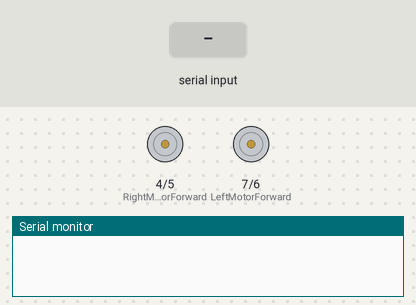
Bench run of a sketch on a simulated Arduino Uno, built with avr-gcc and run on an emulated ATmega328P. On the bench: motor-driver pin pairs drawn as motors (green arrow = first pin HIGH = forward, orange = second pin HIGH = backward, longer = more drive), the last lines printed to the serial monitor. Inputs (shaded band) come from the test bench.

Above: at 1.3 s.
1.4 s: "F" received over Serial
At 2.0 s:
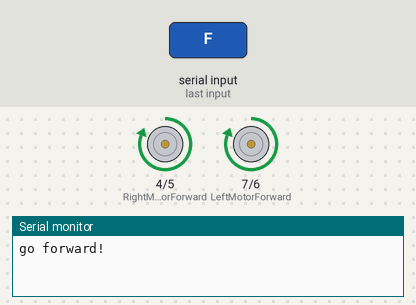
2.9 s: "B" received over Serial
At 4.1 s:
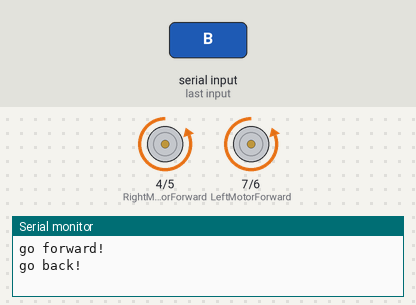
4.4 s: "R" received over Serial
At 5.4 s:
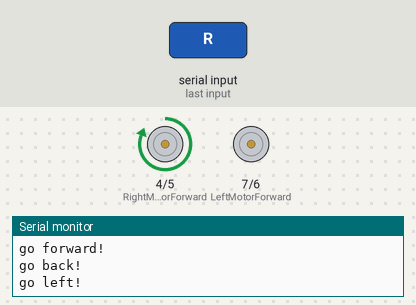
5.9 s: "L" received over Serial
At 6.6 s:
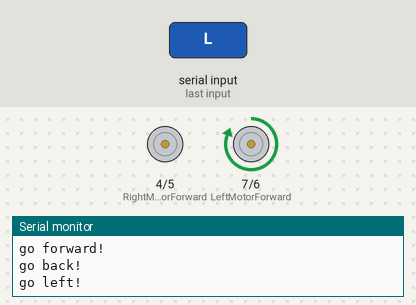
Timing chart, 0 to 8.4 s (numbered marks = the images above; inputs shaded):
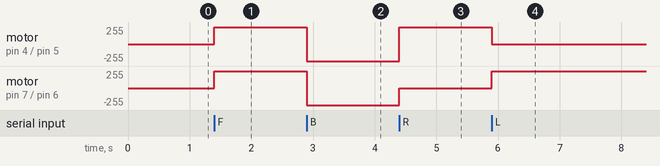

Measured:
- after the input at 1.4 s, motor on pin 4 (RightMotorForward) / pin 5 (RightMotorBackward), motor on pin 7 (LeftMotorForward) / pin 6 (LeftMotorBackward): stopped → forward 255/255 at once
- after the input at 2.9 s, motor on pin 4 (RightMotorForward) / pin 5 (RightMotorBackward), motor on pin 7 (LeftMotorForward) / pin 6 (LeftMotorBackward): forward 255/255 → backward 255/255 at once
- after the input at 4.4 s, motor on pin 4 (RightMotorForward) / pin 5 (RightMotorBackward): backward 255/255 → forward 255/255 at once; motor on pin 7 (LeftMotorForward) / pin 6 (LeftMotorBackward): backward 255/255 → stopped at once
- after the input at 5.9 s, motor on pin 4 (RightMotorForward) / pin 5 (RightMotorBackward): forward 255/255 → stopped at once; motor on pin 7 (LeftMotorForward) / pin 6 (LeftMotorBackward): stopped → forward 255/255 at once

The sketch:

bluetooth_obstacle_avoiding.ino
```cpp
//MakewithREX Bot controller android ap


char getstr;
const int LeftMotorForward = 7;
const int LeftMotorBackward = 6;
const int RightMotorForward = 4;
const int RightMotorBackward = 5;

void _mForward()
{

  digitalWrite(LeftMotorForward, HIGH);
    digitalWrite(RightMotorForward, HIGH);

    digitalWrite(LeftMotorBackward, LOW);
    digitalWrite(RightMotorBackward, LOW);
  Serial.println("go forward!");
}
void _mBack()
{

  digitalWrite(LeftMotorBackward, HIGH);
  digitalWrite(RightMotorBackward, HIGH);

  digitalWrite(LeftMotorForward, LOW);
  digitalWrite(RightMotorForward, LOW);
  Serial.println("go back!");
}
void _mleft()
{

  digitalWrite(LeftMotorBackward, LOW); // did change to move only ryt motor forward
  digitalWrite(RightMotorForward, HIGH);

  digitalWrite(LeftMotorForward, LOW);
  digitalWrite(RightMotorBackward, LOW);

  Serial.println("go left!");
}
void _mright()
{

  digitalWrite(LeftMotorForward, HIGH);
  digitalWrite(RightMotorBackward, LOW); // did change to move only left motor forward

  digitalWrite(LeftMotorBackward, LOW);
  digitalWrite(RightMotorForward, LOW);


}
void _mStop()
{
  digitalWrite(RightMotorForward, LOW);
  digitalWrite(LeftMotorForward, LOW);
  digitalWrite(RightMotorBackward, LOW);
  digitalWrite(LeftMotorBackward, LOW);
  Serial.println("Stop!");
}

void setup()
{

  Serial.begin(9600);
  pinMode(RightMotorForward, OUTPUT);
  pinMode(LeftMotorForward, OUTPUT);
  pinMode(LeftMotorBackward, OUTPUT);
  pinMode(RightMotorBackward, OUTPUT);

  delay(100);
}
void loop()
  {

    getstr=Serial.read();
 if(getstr=='F')
  {
    _mForward();
  }
  else if(getstr=='B')
  {
    _mBack();
    delay(200);
  }
  else if(getstr=='R')// according to my robot. otherwise L
  {
    _mleft();
    delay(200);
  }
  else if(getstr=='L') // according to my robot. otherwise R
  {
    _mright();
    delay(200);
  }
  else if(getstr=='X')
  {
     _mStop();
  }
   }
```
